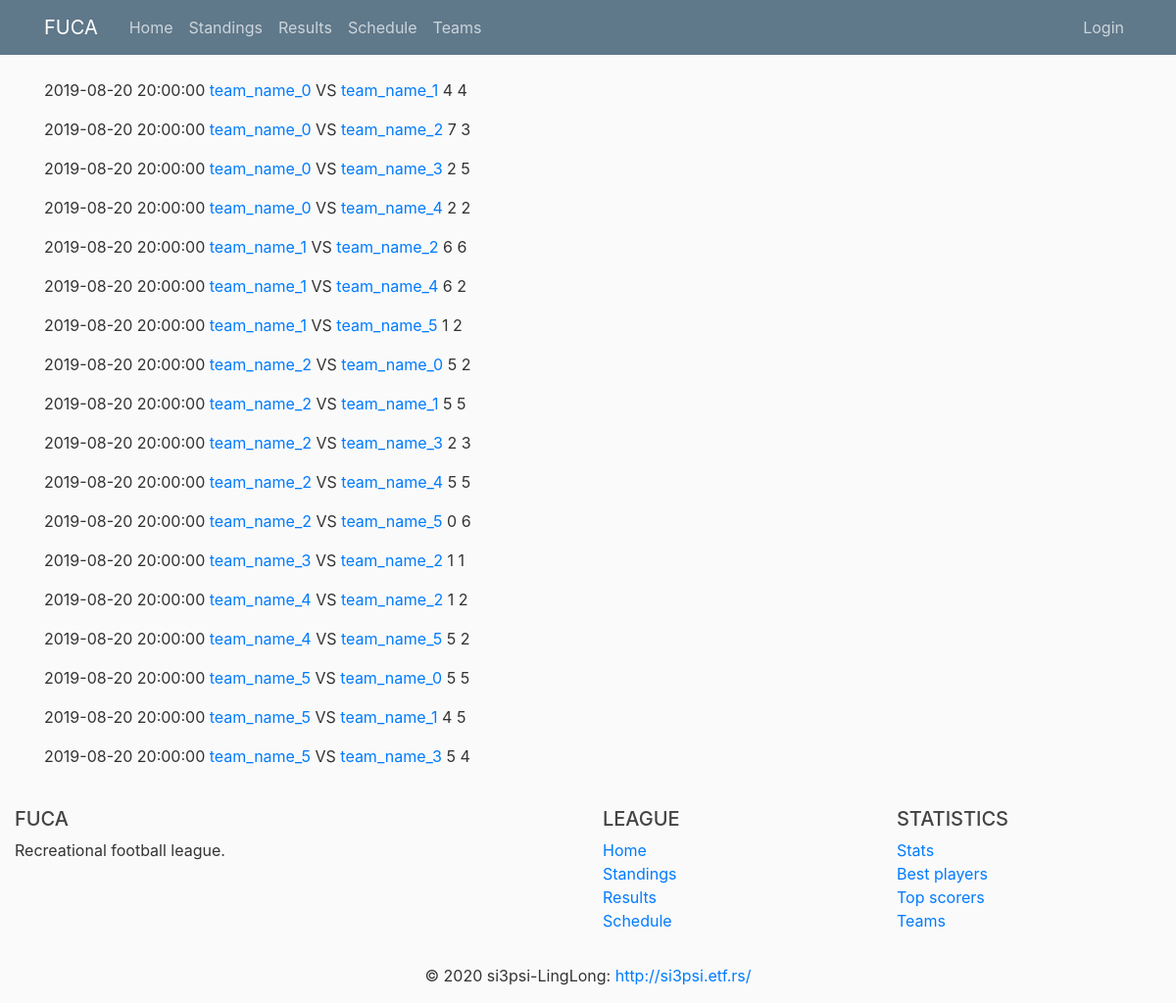
The app's page /results with its own data.
### fuca/models.py (models this page shows, shortened)
class Match(db.Model):
    __tablename__ = 'match'
    id                      = db.Column(db.Integer, primary_key=True)
    date_time               = db.Column(db.DateTime)
    host_team_goals         = db.Column(db.Integer, default=0)
    host_team_yellow        = db.Column(db.Integer, default=0)
    host_team_red           = db.Column(db.Integer, default=0)
    host_team_shots         = db.Column(db.Integer, default=0)
    host_team_possession    = db.Column(db.Integer, default=0)
    guest_team_goals        = db.Column(db.Integer, default=0)
    guest_team_yellow       = db.Column(db.Integer, default=0)
    guest_team_red          = db.Column(db.Integer, default=0)
    guest_team_shots        = db.Column(db.Integer, default=0)
    guest_team_possession   = db.Column(db.Integer, default=0)
    host_team_id     = db.Column(db.Integer, db.ForeignKey('team.id'), nullable=False)
    guest_team_id    = db.Column(db.Integer, db.ForeignKey('team.id'), nullable=False)
    best_player_id   = db.Column(db.Integer, db.ForeignKey('player.id'))
    statistics  = db.relationship('Statistics', backref='match', lazy=True)
    def jinja_dict(self):
        return {'date'          : self.date_time,
                'team1_name'    : self.host_team.name,
                'team1_goals'   : self.host_team_goals,
                'team1_id'      : self.host_team_id,
                'team2_name'    : self.guest_team.name,
                'team2_goals'   : self.guest_team_goals,
                'team2_id'      : self.guest_team_id,
                'id'            : self.id}

class Team(db.Model):
    __tablename__ = 'team'
    id          = db.Column(db.Integer,     primary_key=True)
    name        = db.Column(db.String(100), nullable=False, unique=True)
    matches     = db.Column(db.Integer,     nullable=False, default=0)
    wins        = db.Column(db.Integer,     nullable=False, default=0)
    losses      = db.Column(db.Integer,     nullable=False, default=0)
    draws       = db.Column(db.Integer,     nullable=False, default=0)
    goal_diff   = db.Column(db.Integer,     nullable=False, default=0)
    logo_image  = db.Column(db.String(20),  nullable=False, default='default.jpg')
    captain_id  = db.Column(db.Integer, db.ForeignKey('player.id'))
    host_matches    = db.relationship('Match',  backref='host_team',    lazy=True,  foreign_keys=Match.host_team_id)
    guest_matches   = db.relationship('Match',  backref='guest_team',   lazy=True,  foreign_keys=Match.guest_team_id)
    players         = db.relationship('Player', backref='team',         lazy=True,  foreign_keys=Player.team_id)

### fuca/routes/home_routes.py (the view)
@app.route("/results")
def results():
    results_db = Match.query.filter(Match.date_time < datetime.now()).all()
    results_list = [result.jinja_dict() for result in results_db]
    return render_template('home/results.html', results=results_list, title='Results')

### fuca/templates/home/results.html
{% extends 'home/layout.html' %}
{% block content %}
    {% for result in results %}
        <p>{{ result.date }} <a href="{{ url_for('team', id=result.team1_id)}}">{{ result.team1_name }}</a> VS
            <a href="{{ url_for('team', id=result.team2_id)}}">{{ result.team2_name }}</a> {{ result.team1_goals }} {{ result.team2_goals }}</p>
    {% endfor %}
{% endblock content %}

### fuca/static/main.css (style rules this page uses)
body { background: #fafafa; color: #333333; margin-top: 5rem; }

### records on screen
Match: date "2019-08-20 20:00:00"
Team: team1_name "team_name_0" "team_name_0" "team_name_0" "team_name_0", team2_name "team_name_0" "team_name_0"
Team: team2_name "team_name_1" "team_name_1" "team_name_1", team1_name "team_name_1" "team_name_1" "team_name_1"
Match: date "2019-08-20 20:00:00"
Team: team2_name "team_name_2" "team_name_2" "team_name_2" "team_name_2", team1_name "team_name_2" "team_name_2" "team_name_2" "team_name_2" "team_name_2"
Match: date "2019-08-20 20:00:00"
Team: team2_name "team_name_3" "team_name_3" "team_name_3", team1_name "team_name_3"
Match: date "2019-08-20 20:00:00"
Team: team2_name "team_name_4" "team_name_4" "team_name_4", team1_name "team_name_4" "team_name_4"
Match: date "2019-08-20 20:00:00"
Match: date "2019-08-20 20:00:00"
Match: date "2019-08-20 20:00:00"
Team: team2_name "team_name_5" "team_name_5" "team_name_5", team1_name "team_name_5" "team_name_5" "team_name_5"
Match: date "2019-08-20 20:00:00"
Match: date "2019-08-20 20:00:00"
Match: date "2019-08-20 20:00:00"
Match: date "2019-08-20 20:00:00"
Match: date "2019-08-20 20:00:00"
Match: date "2019-08-20 20:00:00"
Match: date "2019-08-20 20:00:00"
Match: date "2019-08-20 20:00:00"
Match: date "2019-08-20 20:00:00"
Match: date "2019-08-20 20:00:00"
Match: date "2019-08-20 20:00:00"

### other values on screen
{{ result.team1_goals }} "4" "7" "2" "2" "6" "6" "1" "5" "5" "2" "5" "0" "1" "1" "5" "5" "4" "5"
{{ result.team2_goals }} "4" "3" "5" "2" "6" "2" "2" "2" "5" "3" "5" "6" "1" "2" "2" "5" "5" "4"
